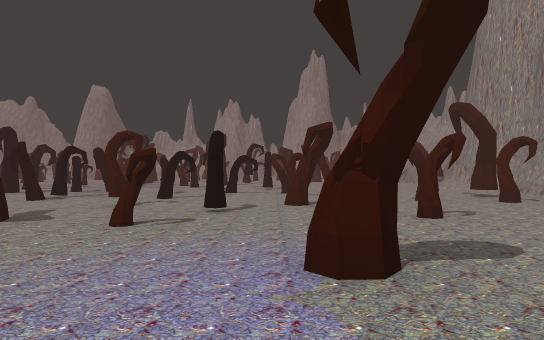
View 1 (above)

21 first-person views from a walk through a scene from a Unity 3-D project. The camera is 1.25 m above the floor, looks level and sees 70° across. Doors are open. The floor is counted in squares, 2.51 m on a side. Each view is taken from the middle of a square. On the plan, view 1 faces up. The plan holds only what a view shows up to about 9 squares ahead; the rest is blank. The player is left out.

View 2
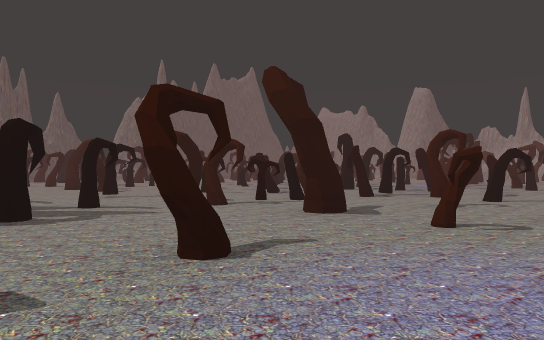

View 3
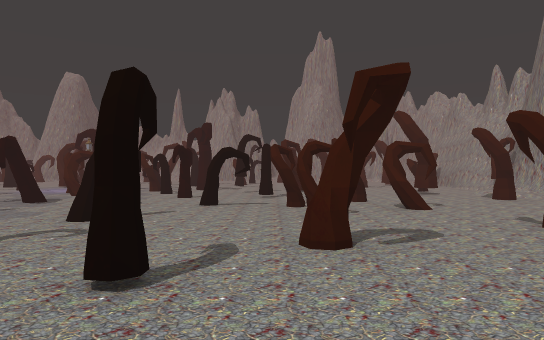

View 4
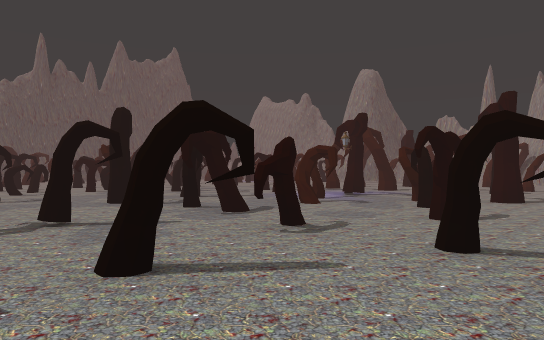

View 5
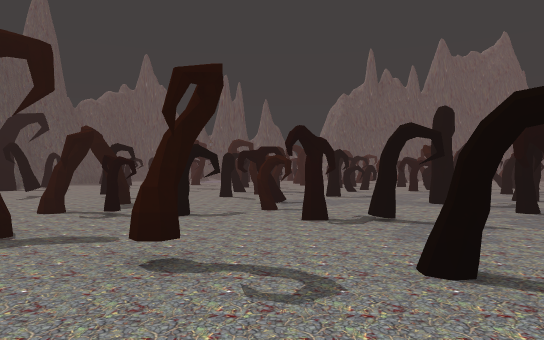

View 6
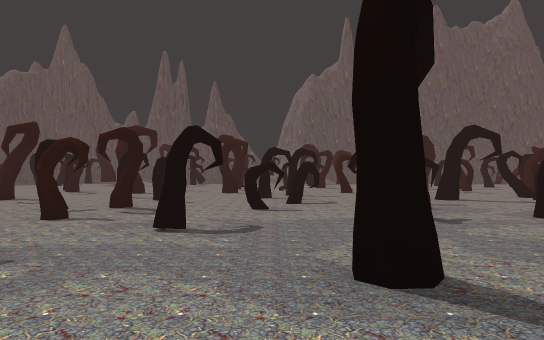

View 7
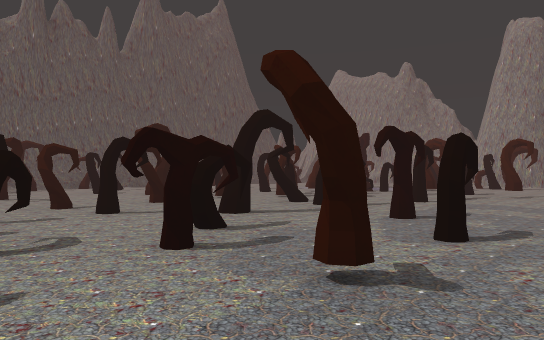

View 8
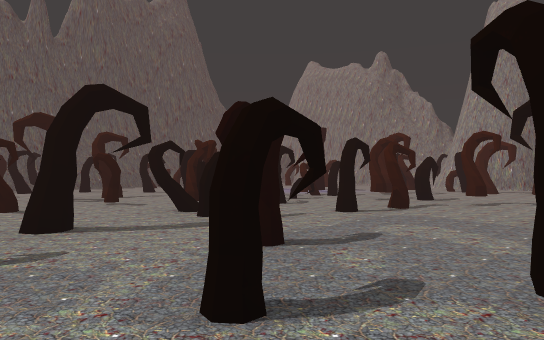

View 9
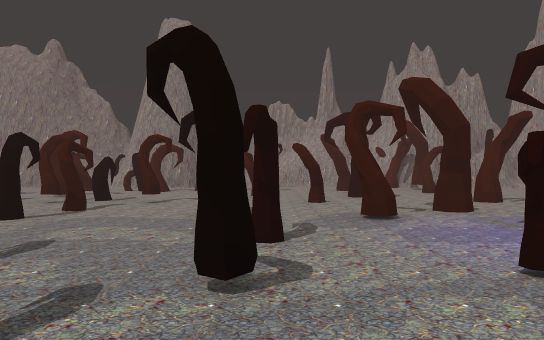

View 10
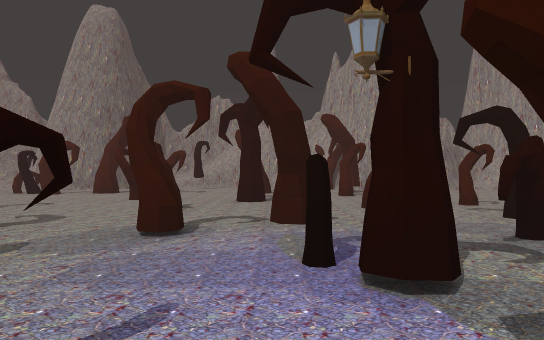

View 11
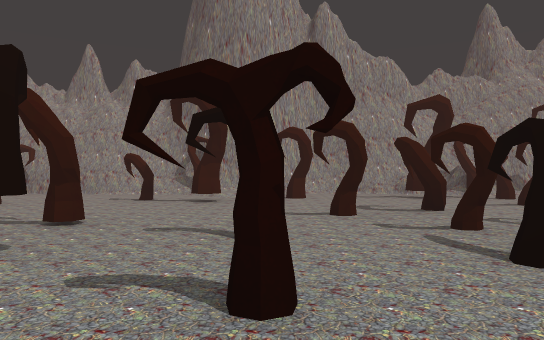

View 12
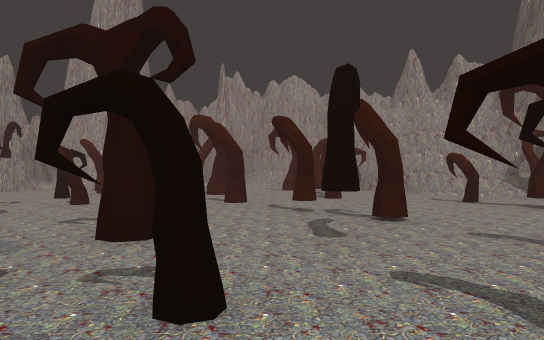

View 13
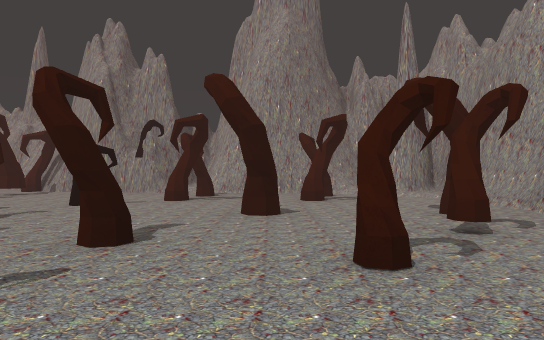

View 14
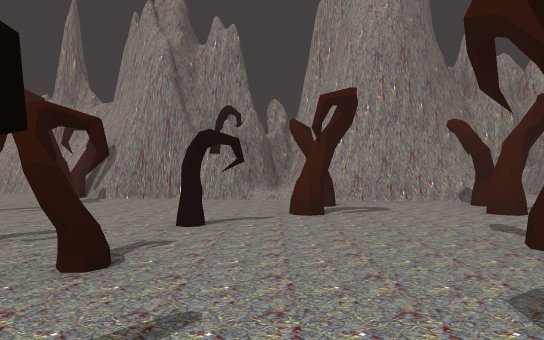

View 15
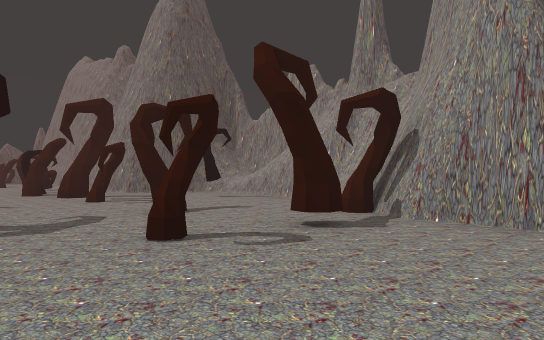

View 16
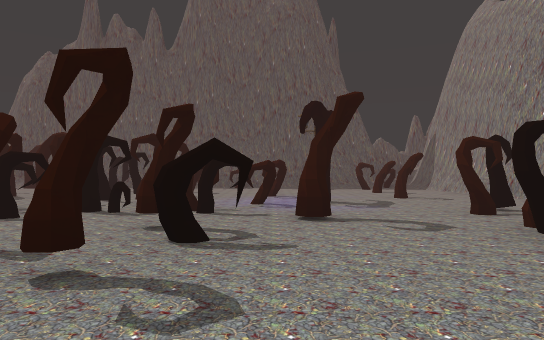

View 17
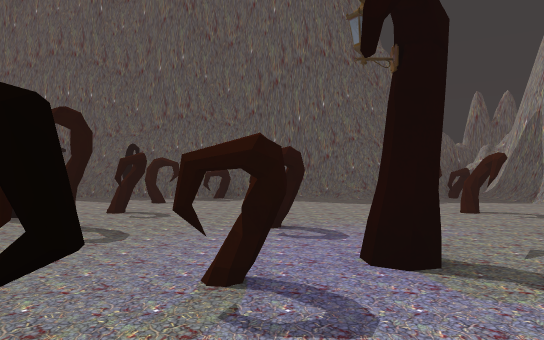

View 18
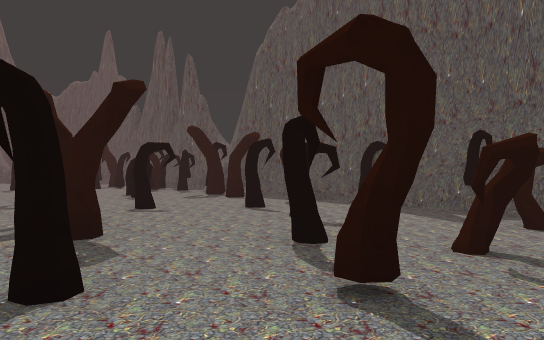

View 19
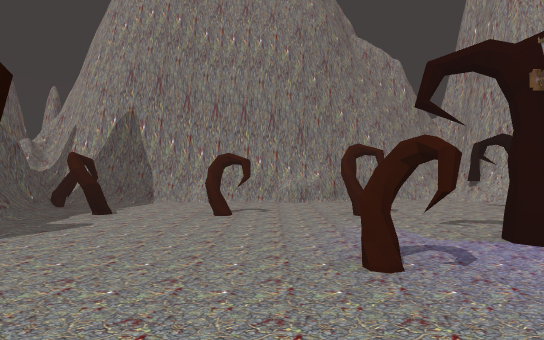

View 20
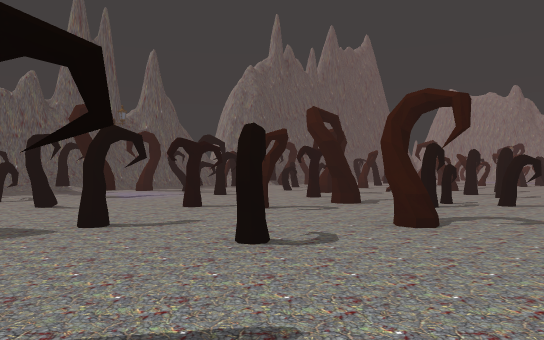

View 21
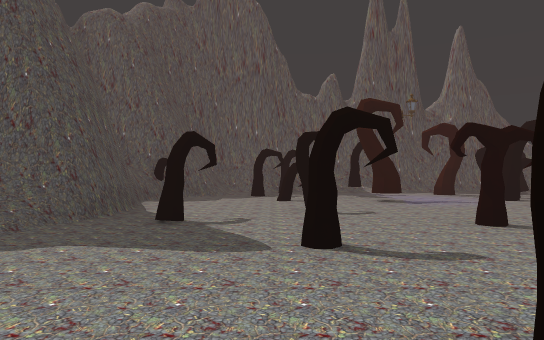

### Floor plan
Key: @ floor where view 1 was taken; # wall or solid block; x gap in a wall; . floor; / step, stairs or slope; D open door; T tree; O other object.
Columns run from 19 left of view 1 to 6 right of it. Each row starts with its distance up from view 1.
 23           #####
 22     #######...###
 21 #####..T###.T..T##########
 20  T.....T.TT.....T.....x/##
 19  #TT.T.T.T..T.TT....T.T./#
 18  #....T.T...T.....TT..D./#
 17  #...TT.......T..T...T../#
 16  T.....T.TT..T.T..T..T.T
 15  #TT.TTTTT....T..TO.T..TT
 14 ## TT.TTTT.T.T..T.....T.#
 13 ## T.T.T. ..T.TT.T..T...##
 12 #OT..TT.T.T.TT.TT.T.T.T.T#
 11 #...T..TTT.T...T.T....T/T#
 10 #T....TT.TTT.T...T.T...T/#
  9 #OOTT..T.TT..T.T....T....#
  8 #O.....TTTT......TTT.T...#
  7 # .  T.T....T..T.T.T...T##
  6 #O. .T..TTTT.TT.....TT.TT#
  5 #TOTT..TT.T.T.TT.TT.....##
  4 #.....T.T.T..TTTT.T..T.
  3 #T.T.TT.....T.........
  2 #...T...T.....T.....T.
  1 #T.T..T.....T..T.T...
  0 ##...T...T.        @
 -1  #T###..
 -2  ### #

Positions as (right, up) in squares from view 1, and headings:
1: (0, 0), facing up
2: (0, 0), facing up-left
3: (0, 3), facing up
4: (0, 6), facing up-left
5: (0, 6), facing left
6: (-4, 8), facing left
7: (-7, 8), facing up-left
8: (-7, 10), facing up-left
9: (-7, 10), facing up
10: (-5, 11), facing up
11: (-3, 10), facing right
12: (-3, 10), facing up-right
13: (2, 12), facing up
14: (0, 14), facing up
15: (-1, 17), facing up-left
16: (-7, 17), facing left
17: (-11, 17), facing left
18: (-13, 16), facing down-left
19: (-15, 15), facing up
20: (-9, 0), facing up-left
21: (-10, 1), facing left
